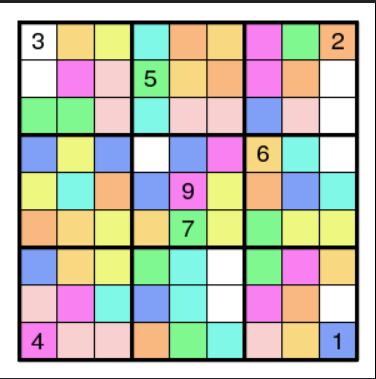
#> input picture Computer-vision/filters/images/Sudoku.png, 376 x 379 px, found by its file name
$ jupyter execute edge_detection.ipynb
#> lines starting #> are read from the running program, lines starting #| are printed output that depends on the picture
[cell 1]
import cv2 as cv
import matplotlib.pyplot as plt

[cell 2]
image = cv.imread("images/Sudoku.png")
#> image is the input picture: shape (379, 376, 3); mean B, G, R 176.9, 191.1, 189.1
# image = cv.resize(image, None , None , fx = 5 , fy = 5 , interpolation = cv.INTER_CUBIC)
src = cv.GaussianBlur(image, (3, 3), 0)
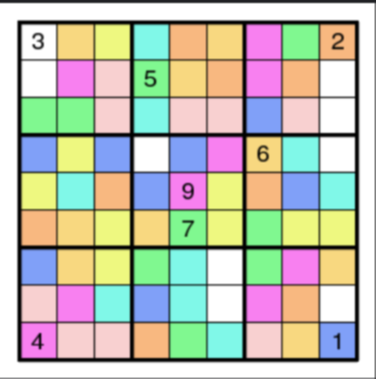
#> src: shape (379, 376, 3); mean B, G, R 177.2, 191.5, 189.5
src_gray = cv.cvtColor(src, cv.COLOR_BGR2GRAY)
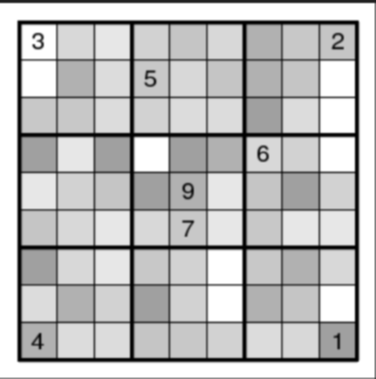
#> src_gray: shape (379, 376); min 0, max 255, mean 189.2
ksize = 5

[cell 3]
plt.figure(figsize=(20,20))

plt.subplot(221)
plt.imshow(image,cmap="gray")
plt.title('original')
plt.axis('off')

plt.subplot(222)
edged = cv.Laplacian(src_gray, -1, ksize=ksize)
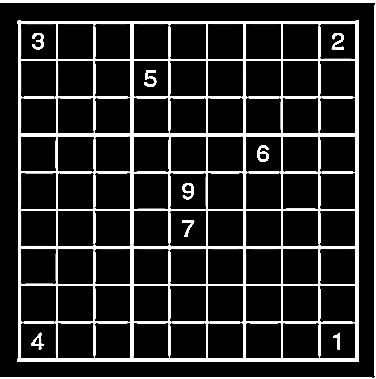
#> edged: shape (379, 376); min 0, max 255, mean 40
plt.imshow(edged,cmap="gray")
plt.title('laplacian')
plt.axis('off')

Sobel_X=cv.Sobel(src_gray,-1,1,0)
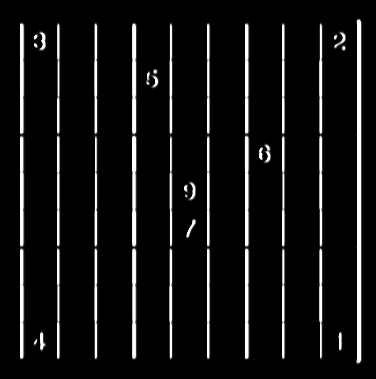
#> Sobel_X: shape (379, 376); min 0, max 255, mean 18.9
Sobel_Y=cv.Sobel(src_gray,-1,0,1)
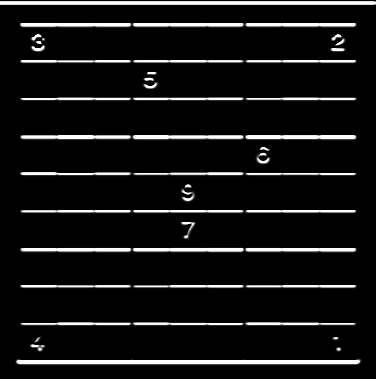
#> Sobel_Y: shape (379, 376); min 0, max 255, mean 21.3
Sobel_or=cv.bitwise_or(Sobel_X,Sobel_Y)
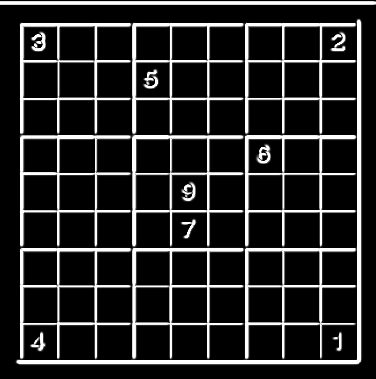
#> Sobel_or: shape (379, 376); min 0, max 255, mean 39.1
plt.subplot(223)
plt.imshow(Sobel_or,cmap="gray")
plt.title("Sobel")
plt.axis("off")

canny=cv.Canny(src_gray,22,80)
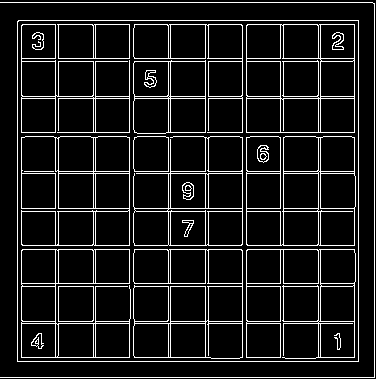
#> canny: shape (379, 376); 10.1% white in thin lines or dots
plt.subplot(224)
plt.imshow(canny,cmap="gray")
plt.title("Canny")
plt.axis("off")

plt.show()
#> figure, not shown here; B, G, R data is drawn as R, G, B
